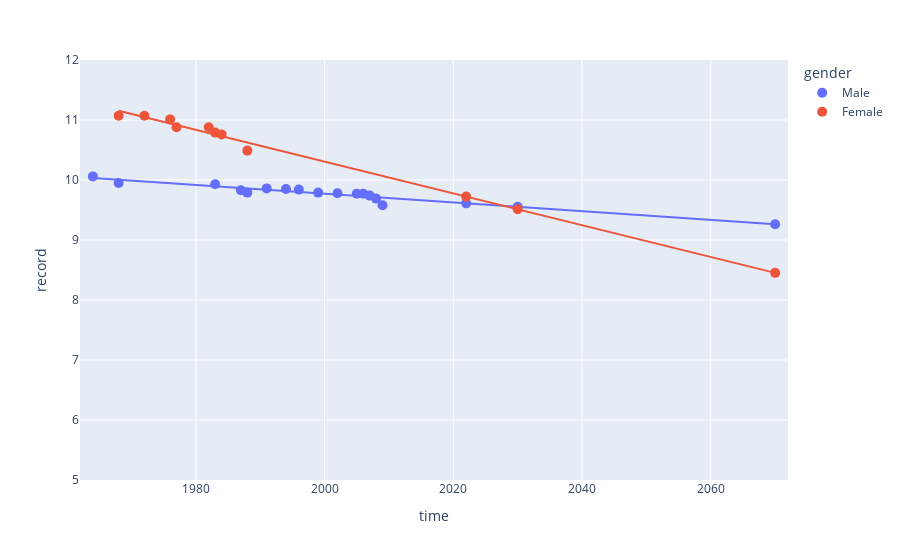

Notebook code for this chart:
### Code cell
fig = px.scatter(data, x="time", y="record", color="gender",trendline="ols")
fig.update_traces(marker_size=10)
fig.update_xaxes(range=[min(data['time'])-2,max((2030+2),max(data['time'])+2)])
fig.update_yaxes(range=[5,12])
fig.show()

### Figure 1 — Plotly figure (JSON) as saved in the notebook; plotly's stock layout.template omitted (floating-point values rounded to 4 significant figures)
{"data": [{"hovertemplate": "gender=Male<br>time=%{x}<br>record=%{y}<extra></extra>", "legendgroup": "Male", "marker": {"color": "#636efa", "size": 10, "symbol": "circle"}, "mode": "markers", "name": "Male", "orientation": "v", "showlegend": true, "type": "scatter", "x": [1964, 1968, 1983, 1987, 1988, 1991, 1994, 1996, 1999, 2002, 2005, 2006, 2007, 2008, 2009, 2022, 2030, 2070], "xaxis": "x", "y": [10.06, 9.95, 9.93, 9.83, 9.79, 9.86, 9.85, 9.84, 9.79, 9.78, 9.77, 9.77, 9.74, 9.69, 9.58, 9.611, 9.553, 9.263], "yaxis": "y"}, {"hovertemplate": "<b>OLS trendline</b><br>record = -0.00725022 * time + 24.2708<br>R<sup>2</sup>=0.935487<br><br>gender=Male<br>time=%{x}<br>record=%{y} <b>(trend)</b><extra></extra>", "legendgroup": "Male", "marker": {"color": "#636efa", "size": 10, "symbol": "circle"}, "mode": "lines", "name": "Male", "showlegend": false, "type": "scatter", "x": [1964, 1968, 1983, 1987, 1988, 1991, 1994, 1996, 1999, 2002, 2005, 2006, 2007, 2008, 2009, 2022, 2030, 2070], "xaxis": "x", "y": [10.03, 10.0, 9.894, 9.865, 9.857, 9.836, 9.814, 9.799, 9.778, 9.756, 9.734, 9.727, 9.72, 9.712, 9.705, 9.611, 9.553, 9.263], "yaxis": "y"}, {"hovertemplate": "gender=Female<br>time=%{x}<br>record=%{y}<extra></extra>", "legendgroup": "Female", "marker": {"color": "#EF553B", "size": 10, "symbol": "circle"}, "mode": "markers", "name": "Female", "orientation": "v", "showlegend": true, "type": "scatter", "x": [1968, 1972, 1976, 1977, 1982, 1983, 1984, 1988, 2022, 2030, 2070], "xaxis": "x", "y": [11.07, 11.07, 11.01, 10.88, 10.88, 10.79, 10.76, 10.49, 9.723, 9.511, 8.452], "yaxis": "y"}, {"hovertemplate": "<b>OLS trendline</b><br>record = -0.0264833 * time + 63.2725<br>R<sup>2</sup>=0.993933<br><br>gender=Female<br>time=%{x}<br>record=%{y} <b>(trend)</b><extra></extra>", "legendgroup": "Female", "marker": {"color": "#EF553B", "size": 10, "symbol": "circle"}, "mode": "lines", "name": "Female", "showlegend": false, "type": "scatter", "x": [1968, 1972, 1976, 1977, 1982, 1983, 1984, 1988, 2022, 2030, 2070], "xaxis": "x", "y": [11.15, 11.05, 10.94, 10.92, 10.78, 10.76, 10.73, 10.62, 9.723, 9.511, 8.452], "yaxis": "y"}], "layout": {"legend": {"title": {"text": "gender"}, "tracegroupgap": 0}, "margin": {"t": 60}, "xaxis": {"anchor": "y", "domain": [0, 1], "range": [1962, 2072], "title": {"text": "time"}}, "yaxis": {"anchor": "x", "domain": [0, 1], "range": [5, 12], "title": {"text": "record"}}}}
